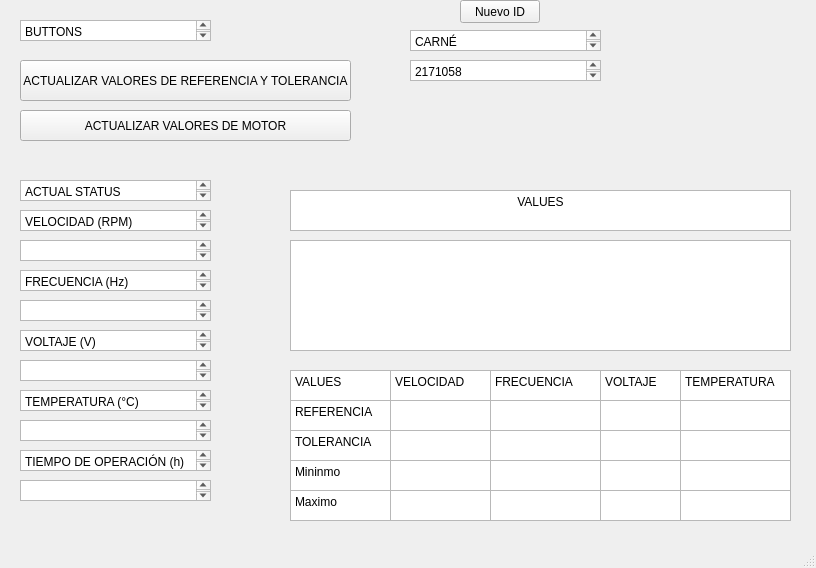
 <widget class="QMainWindow" name="MainWindow">
  <property name="geometry">
   <rect>
    <x>0</x>
    <y>0</y>
    <width>816</width>
    <height>568</height>
   </rect>
  </property>
  <property name="windowTitle">
   <string>MainWindow</string>
  </property>
  <widget class="QWidget" name="centralwidget">
   <widget class="QPushButton" name="ACTUALIZAR_REF_TOL">
    <property name="geometry">
     <rect>
      <x>20</x>
      <y>60</y>
      <width>331</width>
      <height>41</height>
     </rect>
    </property>
    <property name="text">
     <string>ACTUALIZAR VALORES DE REFERENCIA Y TOLERANCIA</string>
    </property>
   </widget>
   <widget class="QPushButton" name="ACTUALIZAR_MOTOR">
    <property name="geometry">
     <rect>
      <x>20</x>
      <y>110</y>
      <width>331</width>
      <height>31</height>
     </rect>
    </property>
    <property name="text">
     <string>ACTUALIZAR VALORES DE MOTOR</string>
    </property>
   </widget>
   <widget class="QTextEdit" name="textEdit_4">
    <property name="geometry">
     <rect>
      <x>20</x>
      <y>210</y>
      <width>191</width>
      <height>21</height>
     </rect>
    </property>
    <property name="html">
     <string>&lt;!DOCTYPE HTML PUBLIC &quot;-//W3C//DTD HTML 4.0//EN&quot; &quot;http://www.w3.org/TR/REC-html40/strict.dtd&quot;&gt;
&lt;html&gt;&lt;head&gt;&lt;meta name=&quot;qrichtext&quot; content=&quot;1&quot; /&gt;&lt;style type=&quot;text/css&quot;&gt;
p, li { white-space: pre-wrap; }
&lt;/style&gt;&lt;/head&gt;&lt;body style=&quot; font-family:'Noto Mono'; font-size:9pt; font-weight:400; font-style:normal;&quot;&gt;
&lt;p style=&quot; margin-top:0px; margin-bottom:0px; margin-left:0px; margin-right:0px; -qt-block-indent:0; text-indent:0px;&quot;&gt;VELOCIDAD (RPM)&lt;/p&gt;&lt;/body&gt;&lt;/html&gt;</string>
    </property>
   </widget>
   <widget class="QTextEdit" name="textEdit_5">
    <property name="geometry">
     <rect>
      <x>20</x>
      <y>270</y>
      <width>191</width>
      <height>21</height>
     </rect>
    </property>
    <property name="html">
     <string>&lt;!DOCTYPE HTML PUBLIC &quot;-//W3C//DTD HTML 4.0//EN&quot; &quot;http://www.w3.org/TR/REC-html40/strict.dtd&quot;&gt;
&lt;html&gt;&lt;head&gt;&lt;meta name=&quot;qrichtext&quot; content=&quot;1&quot; /&gt;&lt;style type=&quot;text/css&quot;&gt;
p, li { white-space: pre-wrap; }
&lt;/style&gt;&lt;/head&gt;&lt;body style=&quot; font-family:'Noto Mono'; font-size:9pt; font-weight:400; font-style:normal;&quot;&gt;
&lt;p style=&quot; margin-top:0px; margin-bottom:0px; margin-left:0px; margin-right:0px; -qt-block-indent:0; text-indent:0px;&quot;&gt;FRECUENCIA (Hz)&lt;/p&gt;&lt;/body&gt;&lt;/html&gt;</string>
    </property>
   </widget>
   <widget class="QTextEdit" name="textEdit_6">
    <property name="geometry">
     <rect>
      <x>20</x>
      <y>330</y>
      <width>191</width>
      <height>21</height>
     </rect>
    </property>
    <property name="html">
     <string>&lt;!DOCTYPE HTML PUBLIC &quot;-//W3C//DTD HTML 4.0//EN&quot; &quot;http://www.w3.org/TR/REC-html40/strict.dtd&quot;&gt;
&lt;html&gt;&lt;head&gt;&lt;meta name=&quot;qrichtext&quot; content=&quot;1&quot; /&gt;&lt;style type=&quot;text/css&quot;&gt;
p, li { white-space: pre-wrap; }
&lt;/style&gt;&lt;/head&gt;&lt;body style=&quot; font-family:'Noto Mono'; font-size:9pt; font-weight:400; font-style:normal;&quot;&gt;
&lt;p style=&quot; margin-top:0px; margin-bottom:0px; margin-left:0px; margin-right:0px; -qt-block-indent:0; text-indent:0px;&quot;&gt;VOLTAJE (V)&lt;/p&gt;&lt;/body&gt;&lt;/html&gt;</string>
    </property>
   </widget>
   <widget class="QTextEdit" name="TEMP">
    <property name="geometry">
     <rect>
      <x>20</x>
      <y>390</y>
      <width>191</width>
      <height>21</height>
     </rect>
    </property>
    <property name="html">
     <string>&lt;!DOCTYPE HTML PUBLIC &quot;-//W3C//DTD HTML 4.0//EN&quot; &quot;http://www.w3.org/TR/REC-html40/strict.dtd&quot;&gt;
&lt;html&gt;&lt;head&gt;&lt;meta name=&quot;qrichtext&quot; content=&quot;1&quot; /&gt;&lt;style type=&quot;text/css&quot;&gt;
p, li { white-space: pre-wrap; }
&lt;/style&gt;&lt;/head&gt;&lt;body style=&quot; font-family:'Noto Mono'; font-size:9pt; font-weight:400; font-style:normal;&quot;&gt;
&lt;p style=&quot; margin-top:0px; margin-bottom:0px; margin-left:0px; margin-right:0px; -qt-block-indent:0; text-indent:0px;&quot;&gt;TEMPERATURA (°C)&lt;/p&gt;&lt;/body&gt;&lt;/html&gt;</string>
    </property>
   </widget>
   <widget class="QTextEdit" name="textEdit_8">
    <property name="geometry">
     <rect>
      <x>20</x>
      <y>450</y>
      <width>191</width>
      <height>21</height>
     </rect>
    </property>
    <property name="html">
     <string>&lt;!DOCTYPE HTML PUBLIC &quot;-//W3C//DTD HTML 4.0//EN&quot; &quot;http://www.w3.org/TR/REC-html40/strict.dtd&quot;&gt;
&lt;html&gt;&lt;head&gt;&lt;meta name=&quot;qrichtext&quot; content=&quot;1&quot; /&gt;&lt;style type=&quot;text/css&quot;&gt;
p, li { white-space: pre-wrap; }
&lt;/style&gt;&lt;/head&gt;&lt;body style=&quot; font-family:'Noto Mono'; font-size:9pt; font-weight:400; font-style:normal;&quot;&gt;
&lt;p style=&quot; margin-top:0px; margin-bottom:0px; margin-left:0px; margin-right:0px; -qt-block-indent:0; text-indent:0px;&quot;&gt;TIEMPO DE OPERACIÓN (h)&lt;/p&gt;&lt;/body&gt;&lt;/html&gt;</string>
    </property>
   </widget>
   <widget class="QTextEdit" name="textEdit_9">
    <property name="geometry">
     <rect>
      <x>20</x>
      <y>180</y>
      <width>191</width>
      <height>21</height>
     </rect>
    </property>
    <property name="html">
     <string>&lt;!DOCTYPE HTML PUBLIC &quot;-//W3C//DTD HTML 4.0//EN&quot; &quot;http://www.w3.org/TR/REC-html40/strict.dtd&quot;&gt;
&lt;html&gt;&lt;head&gt;&lt;meta name=&quot;qrichtext&quot; content=&quot;1&quot; /&gt;&lt;style type=&quot;text/css&quot;&gt;
p, li { white-space: pre-wrap; }
&lt;/style&gt;&lt;/head&gt;&lt;body style=&quot; font-family:'Noto Mono'; font-size:9pt; font-weight:400; font-style:normal;&quot;&gt;
&lt;p style=&quot; margin-top:0px; margin-bottom:0px; margin-left:0px; margin-right:0px; -qt-block-indent:0; text-indent:0px;&quot;&gt;ACTUAL STATUS&lt;/p&gt;&lt;/body&gt;&lt;/html&gt;</string>
    </property>
   </widget>
   <widget class="QTextEdit" name="textEdit_10">
    <property name="geometry">
     <rect>
      <x>20</x>
      <y>20</y>
      <width>191</width>
      <height>21</height>
     </rect>
    </property>
    <property name="html">
     <string>&lt;!DOCTYPE HTML PUBLIC &quot;-//W3C//DTD HTML 4.0//EN&quot; &quot;http://www.w3.org/TR/REC-html40/strict.dtd&quot;&gt;
&lt;html&gt;&lt;head&gt;&lt;meta name=&quot;qrichtext&quot; content=&quot;1&quot; /&gt;&lt;style type=&quot;text/css&quot;&gt;
p, li { white-space: pre-wrap; }
&lt;/style&gt;&lt;/head&gt;&lt;body style=&quot; font-family:'Noto Mono'; font-size:9pt; font-weight:400; font-style:normal;&quot;&gt;
&lt;p style=&quot; margin-top:0px; margin-bottom:0px; margin-left:0px; margin-right:0px; -qt-block-indent:0; text-indent:0px;&quot;&gt;BUTTONS&lt;/p&gt;&lt;/body&gt;&lt;/html&gt;</string>
    </property>
   </widget>
   <widget class="QTextEdit" name="textEdit_12">
    <property name="geometry">
     <rect>
      <x>410</x>
      <y>30</y>
      <width>191</width>
      <height>21</height>
     </rect>
    </property>
    <property name="html">
     <string>&lt;!DOCTYPE HTML PUBLIC &quot;-//W3C//DTD HTML 4.0//EN&quot; &quot;http://www.w3.org/TR/REC-html40/strict.dtd&quot;&gt;
&lt;html&gt;&lt;head&gt;&lt;meta name=&quot;qrichtext&quot; content=&quot;1&quot; /&gt;&lt;style type=&quot;text/css&quot;&gt;
p, li { white-space: pre-wrap; }
&lt;/style&gt;&lt;/head&gt;&lt;body style=&quot; font-family:'Noto Mono'; font-size:9pt; font-weight:400; font-style:normal;&quot;&gt;
&lt;p style=&quot; margin-top:0px; margin-bottom:0px; margin-left:0px; margin-right:0px; -qt-block-indent:0; text-indent:0px;&quot;&gt;CARNÉ&lt;/p&gt;&lt;/body&gt;&lt;/html&gt;</string>
    </property>
   </widget>
   <widget class="QTextEdit" name="CARNE">
    <property name="geometry">
     <rect>
      <x>410</x>
      <y>60</y>
      <width>191</width>
      <height>21</height>
     </rect>
    </property>
    <property name="html">
     <string>&lt;!DOCTYPE HTML PUBLIC &quot;-//W3C//DTD HTML 4.0//EN&quot; &quot;http://www.w3.org/TR/REC-html40/strict.dtd&quot;&gt;
&lt;html&gt;&lt;head&gt;&lt;meta name=&quot;qrichtext&quot; content=&quot;1&quot; /&gt;&lt;style type=&quot;text/css&quot;&gt;
p, li { white-space: pre-wrap; }
&lt;/style&gt;&lt;/head&gt;&lt;body style=&quot; font-family:'Noto Mono'; font-size:9pt; font-weight:400; font-style:normal;&quot;&gt;
&lt;p style=&quot; margin-top:0px; margin-bottom:0px; margin-left:0px; margin-right:0px; -qt-block-indent:0; text-indent:0px;&quot;&gt;2171058&lt;/p&gt;&lt;/body&gt;&lt;/html&gt;</string>
    </property>
   </widget>
   <widget class="QTextEdit" name="textEdit_13">
    <property name="geometry">
     <rect>
      <x>290</x>
      <y>190</y>
      <width>501</width>
      <height>41</height>
     </rect>
    </property>
    <property name="html">
     <string>&lt;!DOCTYPE HTML PUBLIC &quot;-//W3C//DTD HTML 4.0//EN&quot; &quot;http://www.w3.org/TR/REC-html40/strict.dtd&quot;&gt;
&lt;html&gt;&lt;head&gt;&lt;meta name=&quot;qrichtext&quot; content=&quot;1&quot; /&gt;&lt;style type=&quot;text/css&quot;&gt;
p, li { white-space: pre-wrap; }
&lt;/style&gt;&lt;/head&gt;&lt;body style=&quot; font-family:'Noto Mono'; font-size:9pt; font-weight:400; font-style:normal;&quot;&gt;
&lt;p align=&quot;center&quot; style=&quot; margin-top:0px; margin-bottom:0px; margin-left:0px; margin-right:0px; -qt-block-indent:0; text-indent:0px;&quot;&gt;VALUES&lt;/p&gt;&lt;/body&gt;&lt;/html&gt;</string>
    </property>
   </widget>
   <widget class="QTextEdit" name="REGISTRO_VAL_T">
    <property name="geometry">
     <rect>
      <x>290</x>
      <y>240</y>
      <width>501</width>
      <height>111</height>
     </rect>
    </property>
    <property name="html">
     <string>&lt;!DOCTYPE HTML PUBLIC &quot;-//W3C//DTD HTML 4.0//EN&quot; &quot;http://www.w3.org/TR/REC-html40/strict.dtd&quot;&gt;
&lt;html&gt;&lt;head&gt;&lt;meta name=&quot;qrichtext&quot; content=&quot;1&quot; /&gt;&lt;style type=&quot;text/css&quot;&gt;
p, li { white-space: pre-wrap; }
&lt;/style&gt;&lt;/head&gt;&lt;body style=&quot; font-family:'Noto Mono'; font-size:9pt; font-weight:400; font-style:normal;&quot;&gt;
&lt;p style=&quot;-qt-paragraph-type:empty; margin-top:0px; margin-bottom:0px; margin-left:0px; margin-right:0px; -qt-block-indent:0; text-indent:0px;&quot;&gt;&lt;br /&gt;&lt;/p&gt;&lt;/body&gt;&lt;/html&gt;</string>
    </property>
   </widget>
   <widget class="QTextEdit" name="textEdit_15">
    <property name="geometry">
     <rect>
      <x>290</x>
      <y>370</y>
      <width>101</width>
      <height>31</height>
     </rect>
    </property>
    <property name="html">
     <string>&lt;!DOCTYPE HTML PUBLIC &quot;-//W3C//DTD HTML 4.0//EN&quot; &quot;http://www.w3.org/TR/REC-html40/strict.dtd&quot;&gt;
&lt;html&gt;&lt;head&gt;&lt;meta name=&quot;qrichtext&quot; content=&quot;1&quot; /&gt;&lt;style type=&quot;text/css&quot;&gt;
p, li { white-space: pre-wrap; }
&lt;/style&gt;&lt;/head&gt;&lt;body style=&quot; font-family:'Noto Mono'; font-size:9pt; font-weight:400; font-style:normal;&quot;&gt;
&lt;p style=&quot; margin-top:0px; margin-bottom:0px; margin-left:0px; margin-right:0px; -qt-block-indent:0; text-indent:0px;&quot;&gt;VALUES&lt;/p&gt;&lt;/body&gt;&lt;/html&gt;</string>
    </property>
   </widget>
   <widget class="QTextEdit" name="textEdit_16">
    <property name="geometry">
     <rect>
      <x>390</x>
      <y>370</y>
      <width>101</width>
      <height>31</height>
     </rect>
    </property>
    <property name="html">
     <string>&lt;!DOCTYPE HTML PUBLIC &quot;-//W3C//DTD HTML 4.0//EN&quot; &quot;http://www.w3.org/TR/REC-html40/strict.dtd&quot;&gt;
&lt;html&gt;&lt;head&gt;&lt;meta name=&quot;qrichtext&quot; content=&quot;1&quot; /&gt;&lt;style type=&quot;text/css&quot;&gt;
p, li { white-space: pre-wrap; }
&lt;/style&gt;&lt;/head&gt;&lt;body style=&quot; font-family:'Noto Mono'; font-size:9pt; font-weight:400; font-style:normal;&quot;&gt;
&lt;p style=&quot; margin-top:0px; margin-bottom:0px; margin-left:0px; margin-right:0px; -qt-block-indent:0; text-indent:0px;&quot;&gt;VELOCIDAD&lt;/p&gt;&lt;/body&gt;&lt;/html&gt;</string>
    </property>
   </widget>
   <widget class="QTextEdit" name="textEdit_17">
    <property name="geometry">
     <rect>
      <x>490</x>
      <y>370</y>
      <width>111</width>
      <height>31</height>
     </rect>
    </property>
    <property name="html">
     <string>&lt;!DOCTYPE HTML PUBLIC &quot;-//W3C//DTD HTML 4.0//EN&quot; &quot;http://www.w3.org/TR/REC-html40/strict.dtd&quot;&gt;
&lt;html&gt;&lt;head&gt;&lt;meta name=&quot;qrichtext&quot; content=&quot;1&quot; /&gt;&lt;style type=&quot;text/css&quot;&gt;
p, li { white-space: pre-wrap; }
&lt;/style&gt;&lt;/head&gt;&lt;body style=&quot; font-family:'Noto Mono'; font-size:9pt; font-weight:400; font-style:normal;&quot;&gt;
&lt;p style=&quot; margin-top:0px; margin-bottom:0px; margin-left:0px; margin-right:0px; -qt-block-indent:0; text-indent:0px;&quot;&gt;FRECUENCIA&lt;/p&gt;&lt;/body&gt;&lt;/html&gt;</string>
    </property>
   </widget>
   <widget class="QTextEdit" name="textEdit_18">
    <property name="geometry">
     <rect>
      <x>600</x>
      <y>370</y>
      <width>81</width>
      <height>31</height>
     </rect>
    </property>
    <property name="html">
     <string>&lt;!DOCTYPE HTML PUBLIC &quot;-//W3C//DTD HTML 4.0//EN&quot; &quot;http://www.w3.org/TR/REC-html40/strict.dtd&quot;&gt;
&lt;html&gt;&lt;head&gt;&lt;meta name=&quot;qrichtext&quot; content=&quot;1&quot; /&gt;&lt;style type=&quot;text/css&quot;&gt;
p, li { white-space: pre-wrap; }
&lt;/style&gt;&lt;/head&gt;&lt;body style=&quot; font-family:'Noto Mono'; font-size:9pt; font-weight:400; font-style:normal;&quot;&gt;
&lt;p style=&quot; margin-top:0px; margin-bottom:0px; margin-left:0px; margin-right:0px; -qt-block-indent:0; text-indent:0px;&quot;&gt;VOLTAJE&lt;/p&gt;&lt;/body&gt;&lt;/html&gt;</string>
    </property>
   </widget>
   <widget class="QTextEdit" name="textEdit_19">
    <property name="geometry">
     <rect>
      <x>680</x>
      <y>370</y>
      <width>111</width>
      <height>31</height>
     </rect>
    </property>
    <property name="html">
     <string>&lt;!DOCTYPE HTML PUBLIC &quot;-//W3C//DTD HTML 4.0//EN&quot; &quot;http://www.w3.org/TR/REC-html40/strict.dtd&quot;&gt;
&lt;html&gt;&lt;head&gt;&lt;meta name=&quot;qrichtext&quot; content=&quot;1&quot; /&gt;&lt;style type=&quot;text/css&quot;&gt;
p, li { white-space: pre-wrap; }
&lt;/style&gt;&lt;/head&gt;&lt;body style=&quot; font-family:'Noto Mono'; font-size:9pt; font-weight:400; font-style:normal;&quot;&gt;
&lt;p style=&quot; margin-top:0px; margin-bottom:0px; margin-left:0px; margin-right:0px; -qt-block-indent:0; text-indent:0px;&quot;&gt;TEMPERATURA&lt;/p&gt;&lt;/body&gt;&lt;/html&gt;</string>
    </property>
   </widget>
   <widget class="QTextEdit" name="textEdit_21">
    <property name="geometry">
     <rect>
      <x>290</x>
      <y>400</y>
      <width>101</width>
      <height>31</height>
     </rect>
    </property>
    <property name="html">
     <string>&lt;!DOCTYPE HTML PUBLIC &quot;-//W3C//DTD HTML 4.0//EN&quot; &quot;http://www.w3.org/TR/REC-html40/strict.dtd&quot;&gt;
&lt;html&gt;&lt;head&gt;&lt;meta name=&quot;qrichtext&quot; content=&quot;1&quot; /&gt;&lt;style type=&quot;text/css&quot;&gt;
p, li { white-space: pre-wrap; }
&lt;/style&gt;&lt;/head&gt;&lt;body style=&quot; font-family:'Noto Mono'; font-size:9pt; font-weight:400; font-style:normal;&quot;&gt;
&lt;p style=&quot; margin-top:0px; margin-bottom:0px; margin-left:0px; margin-right:0px; -qt-block-indent:0; text-indent:0px;&quot;&gt;REFERENCIA&lt;/p&gt;&lt;/body&gt;&lt;/html&gt;</string>
    </property>
   </widget>
   <widget class="QTextEdit" name="REF_VOL">
    <property name="geometry">
     <rect>
      <x>600</x>
      <y>400</y>
      <width>81</width>
      <height>31</height>
     </rect>
    </property>
    <property name="html">
     <string>&lt;!DOCTYPE HTML PUBLIC &quot;-//W3C//DTD HTML 4.0//EN&quot; &quot;http://www.w3.org/TR/REC-html40/strict.dtd&quot;&gt;
&lt;html&gt;&lt;head&gt;&lt;meta name=&quot;qrichtext&quot; content=&quot;1&quot; /&gt;&lt;style type=&quot;text/css&quot;&gt;
p, li { white-space: pre-wrap; }
&lt;/style&gt;&lt;/head&gt;&lt;body style=&quot; font-family:'Noto Mono'; font-size:9pt; font-weight:400; font-style:normal;&quot;&gt;
&lt;p style=&quot;-qt-paragraph-type:empty; margin-top:0px; margin-bottom:0px; margin-left:0px; margin-right:0px; -qt-block-indent:0; text-indent:0px;&quot;&gt;&lt;br /&gt;&lt;/p&gt;&lt;/body&gt;&lt;/html&gt;</string>
    </property>
   </widget>
   <widget class="QTextEdit" name="REF_TEMP">
    <property name="geometry">
     <rect>
      <x>680</x>
      <y>400</y>
      <width>111</width>
      <height>31</height>
     </rect>
    </property>
    <property name="html">
     <string>&lt;!DOCTYPE HTML PUBLIC &quot;-//W3C//DTD HTML 4.0//EN&quot; &quot;http://www.w3.org/TR/REC-html40/strict.dtd&quot;&gt;
&lt;html&gt;&lt;head&gt;&lt;meta name=&quot;qrichtext&quot; content=&quot;1&quot; /&gt;&lt;style type=&quot;text/css&quot;&gt;
p, li { white-space: pre-wrap; }
&lt;/style&gt;&lt;/head&gt;&lt;body style=&quot; font-family:'Noto Mono'; font-size:9pt; font-weight:400; font-style:normal;&quot;&gt;
&lt;p style=&quot;-qt-paragraph-type:empty; margin-top:0px; margin-bottom:0px; margin-left:0px; margin-right:0px; -qt-block-indent:0; text-indent:0px;&quot;&gt;&lt;br /&gt;&lt;/p&gt;&lt;/body&gt;&lt;/html&gt;</string>
    </property>
   </widget>
   <widget class="QTextEdit" name="REF_VEL">
    <property name="geometry">
     <rect>
      <x>390</x>
      <y>400</y>
      <width>101</width>
      <height>31</height>
     </rect>
    </property>
    <property name="html">
     <string>&lt;!DOCTYPE HTML PUBLIC &quot;-//W3C//DTD HTML 4.0//EN&quot; &quot;http://www.w3.org/TR/REC-html40/strict.dtd&quot;&gt;
&lt;html&gt;&lt;head&gt;&lt;meta name=&quot;qrichtext&quot; content=&quot;1&quot; /&gt;&lt;style type=&quot;text/css&quot;&gt;
p, li { white-space: pre-wrap; }
&lt;/style&gt;&lt;/head&gt;&lt;body style=&quot; font-family:'Noto Mono'; font-size:9pt; font-weight:400; font-style:normal;&quot;&gt;
&lt;p style=&quot;-qt-paragraph-type:empty; margin-top:0px; margin-bottom:0px; margin-left:0px; margin-right:0px; -qt-block-indent:0; text-indent:0px;&quot;&gt;&lt;br /&gt;&lt;/p&gt;&lt;/body&gt;&lt;/html&gt;</string>
    </property>
   </widget>
   <widget class="QTextEdit" name="REF_FREC">
    <property name="geometry">
     <rect>
      <x>490</x>
      <y>400</y>
      <width>111</width>
      <height>31</height>
     </rect>
    </property>
    <property name="html">
     <string>&lt;!DOCTYPE HTML PUBLIC &quot;-//W3C//DTD HTML 4.0//EN&quot; &quot;http://www.w3.org/TR/REC-html40/strict.dtd&quot;&gt;
&lt;html&gt;&lt;head&gt;&lt;meta name=&quot;qrichtext&quot; content=&quot;1&quot; /&gt;&lt;style type=&quot;text/css&quot;&gt;
p, li { white-space: pre-wrap; }
&lt;/style&gt;&lt;/head&gt;&lt;body style=&quot; font-family:'Noto Mono'; font-size:9pt; font-weight:400; font-style:normal;&quot;&gt;
&lt;p style=&quot;-qt-paragraph-type:empty; margin-top:0px; margin-bottom:0px; margin-left:0px; margin-right:0px; -qt-block-indent:0; text-indent:0px;&quot;&gt;&lt;br /&gt;&lt;/p&gt;&lt;/body&gt;&lt;/html&gt;</string>
    </property>
   </widget>
   <widget class="QTextEdit" name="TOL_VOL">
    <property name="geometry">
     <rect>
      <x>600</x>
      <y>430</y>
      <width>81</width>
      <height>31</height>
     </rect>
    </property>
    <property name="html">
     <string>&lt;!DOCTYPE HTML PUBLIC &quot;-//W3C//DTD HTML 4.0//EN&quot; &quot;http://www.w3.org/TR/REC-html40/strict.dtd&quot;&gt;
&lt;html&gt;&lt;head&gt;&lt;meta name=&quot;qrichtext&quot; content=&quot;1&quot; /&gt;&lt;style type=&quot;text/css&quot;&gt;
p, li { white-space: pre-wrap; }
&lt;/style&gt;&lt;/head&gt;&lt;body style=&quot; font-family:'Noto Mono'; font-size:9pt; font-weight:400; font-style:normal;&quot;&gt;
&lt;p style=&quot;-qt-paragraph-type:empty; margin-top:0px; margin-bottom:0px; margin-left:0px; margin-right:0px; -qt-block-indent:0; text-indent:0px;&quot;&gt;&lt;br /&gt;&lt;/p&gt;&lt;/body&gt;&lt;/html&gt;</string>
    </property>
   </widget>
   <widget class="QTextEdit" name="TOL_FREC">
    <property name="geometry">
     <rect>
      <x>490</x>
      <y>430</y>
      <width>111</width>
      <height>31</height>
     </rect>
    </property>
    <property name="html">
     <string>&lt;!DOCTYPE HTML PUBLIC &quot;-//W3C//DTD HTML 4.0//EN&quot; &quot;http://www.w3.org/TR/REC-html40/strict.dtd&quot;&gt;
&lt;html&gt;&lt;head&gt;&lt;meta name=&quot;qrichtext&quot; content=&quot;1&quot; /&gt;&lt;style type=&quot;text/css&quot;&gt;
p, li { white-space: pre-wrap; }
&lt;/style&gt;&lt;/head&gt;&lt;body style=&quot; font-family:'Noto Mono'; font-size:9pt; font-weight:400; font-style:normal;&quot;&gt;
&lt;p style=&quot;-qt-paragraph-type:empty; margin-top:0px; margin-bottom:0px; margin-left:0px; margin-right:0px; -qt-block-indent:0; text-indent:0px;&quot;&gt;&lt;br /&gt;&lt;/p&gt;&lt;/body&gt;&lt;/html&gt;</string>
    </property>
   </widget>
   <widget class="QTextEdit" name="textEdit_28">
    <property name="geometry">
     <rect>
      <x>290</x>
      <y>430</y>
      <width>101</width>
      <height>31</height>
     </rect>
    </property>
    <property name="html">
     <string>&lt;!DOCTYPE HTML PUBLIC &quot;-//W3C//DTD HTML 4.0//EN&quot; &quot;http://www.w3.org/TR/REC-html40/strict.dtd&quot;&gt;
&lt;html&gt;&lt;head&gt;&lt;meta name=&quot;qrichtext&quot; content=&quot;1&quot; /&gt;&lt;style type=&quot;text/css&quot;&gt;
p, li { white-space: pre-wrap; }
&lt;/style&gt;&lt;/head&gt;&lt;body style=&quot; font-family:'Noto Mono'; font-size:9pt; font-weight:400; font-style:normal;&quot;&gt;
&lt;p style=&quot; margin-top:0px; margin-bottom:0px; margin-left:0px; margin-right:0px; -qt-block-indent:0; text-indent:0px;&quot;&gt;TOLERANCIA&lt;/p&gt;&lt;/body&gt;&lt;/html&gt;</string>
    </property>
   </widget>
   <widget class="QTextEdit" name="TOL_VEL">
    <property name="geometry">
     <rect>
      <x>390</x>
      <y>430</y>
      <width>101</width>
      <height>31</height>
     </rect>
    </property>
    <property name="html">
     <string>&lt;!DOCTYPE HTML PUBLIC &quot;-//W3C//DTD HTML 4.0//EN&quot; &quot;http://www.w3.org/TR/REC-html40/strict.dtd&quot;&gt;
&lt;html&gt;&lt;head&gt;&lt;meta name=&quot;qrichtext&quot; content=&quot;1&quot; /&gt;&lt;style type=&quot;text/css&quot;&gt;
p, li { white-space: pre-wrap; }
&lt;/style&gt;&lt;/head&gt;&lt;body style=&quot; font-family:'Noto Mono'; font-size:9pt; font-weight:400; font-style:normal;&quot;&gt;
&lt;p style=&quot;-qt-paragraph-type:empty; margin-top:0px; margin-bottom:0px; margin-left:0px; margin-right:0px; -qt-block-indent:0; text-indent:0px;&quot;&gt;&lt;br /&gt;&lt;/p&gt;&lt;/body&gt;&lt;/html&gt;</string>
    </property>
   </widget>
   <widget class="QTextEdit" name="TOL_TEMP">
    <property name="geometry">
     <rect>
      <x>680</x>
      <y>430</y>
      <width>111</width>
      <height>31</height>
     </rect>
    </property>
    <property name="html">
     <string>&lt;!DOCTYPE HTML PUBLIC &quot;-//W3C//DTD HTML 4.0//EN&quot; &quot;http://www.w3.org/TR/REC-html40/strict.dtd&quot;&gt;
&lt;html&gt;&lt;head&gt;&lt;meta name=&quot;qrichtext&quot; content=&quot;1&quot; /&gt;&lt;style type=&quot;text/css&quot;&gt;
p, li { white-space: pre-wrap; }
&lt;/style&gt;&lt;/head&gt;&lt;body style=&quot; font-family:'Noto Mono'; font-size:9pt; font-weight:400; font-style:normal;&quot;&gt;
&lt;p style=&quot;-qt-paragraph-type:empty; margin-top:0px; margin-bottom:0px; margin-left:0px; margin-right:0px; -qt-block-indent:0; text-indent:0px;&quot;&gt;&lt;br /&gt;&lt;/p&gt;&lt;/body&gt;&lt;/html&gt;</string>
    </property>
   </widget>
   <widget class="QTextEdit" name="VOLTAJE_2">
    <property name="geometry">
     <rect>
      <x>20</x>
      <y>360</y>
      <width>191</width>
      <height>21</height>
     </rect>
    </property>
   </widget>
   <widget class="QTextEdit" name="FRECUENCIA_2">
    <property name="geometry">
     <rect>
      <x>20</x>
      <y>300</y>
      <width>191</width>
      <height>21</height>
     </rect>
    </property>
   </widget>
   <widget class="QTextEdit" name="VELOCIDAD_2">
    <property name="geometry">
     <rect>
      <x>20</x>
      <y>240</y>
      <width>191</width>
      <height>21</height>
     </rect>
    </property>
   </widget>
   <widget class="QTextEdit" name="TEMPERATURA_2">
    <property name="geometry">
     <rect>
      <x>20</x>
      <y>420</y>
      <width>191</width>
      <height>21</height>
     </rect>
    </property>
   </widget>
   <widget class="QTextEdit" name="T_OPERACION_2">
    <property name="geometry">
     <rect>
      <x>20</x>
      <y>480</y>
      <width>191</width>
      <height>21</height>
     </rect>
    </property>
   </widget>
   <widget class="QTextEdit" name="minV">
    <property name="geometry">
     <rect>
      <x>390</x>
      <y>460</y>
      <width>101</width>
      <height>31</height>
     </rect>
    </property>
    <property name="html">
     <string>&lt;!DOCTYPE HTML PUBLIC &quot;-//W3C//DTD HTML 4.0//EN&quot; &quot;http://www.w3.org/TR/REC-html40/strict.dtd&quot;&gt;
&lt;html&gt;&lt;head&gt;&lt;meta name=&quot;qrichtext&quot; content=&quot;1&quot; /&gt;&lt;style type=&quot;text/css&quot;&gt;
p, li { white-space: pre-wrap; }
&lt;/style&gt;&lt;/head&gt;&lt;body style=&quot; font-family:'Noto Mono'; font-size:9pt; font-weight:400; font-style:normal;&quot;&gt;
&lt;p style=&quot;-qt-paragraph-type:empty; margin-top:0px; margin-bottom:0px; margin-left:0px; margin-right:0px; -qt-block-indent:0; text-indent:0px;&quot;&gt;&lt;br /&gt;&lt;/p&gt;&lt;/body&gt;&lt;/html&gt;</string>
    </property>
   </widget>
   <widget class="QTextEdit" name="minF">
    <property name="geometry">
     <rect>
      <x>490</x>
      <y>460</y>
      <width>111</width>
      <height>31</height>
     </rect>
    </property>
    <property name="html">
     <string>&lt;!DOCTYPE HTML PUBLIC &quot;-//W3C//DTD HTML 4.0//EN&quot; &quot;http://www.w3.org/TR/REC-html40/strict.dtd&quot;&gt;
&lt;html&gt;&lt;head&gt;&lt;meta name=&quot;qrichtext&quot; content=&quot;1&quot; /&gt;&lt;style type=&quot;text/css&quot;&gt;
p, li { white-space: pre-wrap; }
&lt;/style&gt;&lt;/head&gt;&lt;body style=&quot; font-family:'Noto Mono'; font-size:9pt; font-weight:400; font-style:normal;&quot;&gt;
&lt;p style=&quot;-qt-paragraph-type:empty; margin-top:0px; margin-bottom:0px; margin-left:0px; margin-right:0px; -qt-block-indent:0; text-indent:0px;&quot;&gt;&lt;br /&gt;&lt;/p&gt;&lt;/body&gt;&lt;/html&gt;</string>
    </property>
   </widget>
   <widget class="QTextEdit" name="minVo">
    <property name="geometry">
     <rect>
      <x>600</x>
      <y>460</y>
      <width>81</width>
      <height>31</height>
     </rect>
    </property>
    <property name="html">
     <string>&lt;!DOCTYPE HTML PUBLIC &quot;-//W3C//DTD HTML 4.0//EN&quot; &quot;http://www.w3.org/TR/REC-html40/strict.dtd&quot;&gt;
&lt;html&gt;&lt;head&gt;&lt;meta name=&quot;qrichtext&quot; content=&quot;1&quot; /&gt;&lt;style type=&quot;text/css&quot;&gt;
p, li { white-space: pre-wrap; }
&lt;/style&gt;&lt;/head&gt;&lt;body style=&quot; font-family:'Noto Mono'; font-size:9pt; font-weight:400; font-style:normal;&quot;&gt;
&lt;p style=&quot;-qt-paragraph-type:empty; margin-top:0px; margin-bottom:0px; margin-left:0px; margin-right:0px; -qt-block-indent:0; text-indent:0px;&quot;&gt;&lt;br /&gt;&lt;/p&gt;&lt;/body&gt;&lt;/html&gt;</string>
    </property>
   </widget>
   <widget class="QTextEdit" name="minT">
    <property name="geometry">
     <rect>
      <x>680</x>
      <y>460</y>
      <width>111</width>
      <height>31</height>
     </rect>
    </property>
    <property name="html">
     <string>&lt;!DOCTYPE HTML PUBLIC &quot;-//W3C//DTD HTML 4.0//EN&quot; &quot;http://www.w3.org/TR/REC-html40/strict.dtd&quot;&gt;
&lt;html&gt;&lt;head&gt;&lt;meta name=&quot;qrichtext&quot; content=&quot;1&quot; /&gt;&lt;style type=&quot;text/css&quot;&gt;
p, li { white-space: pre-wrap; }
&lt;/style&gt;&lt;/head&gt;&lt;body style=&quot; font-family:'Noto Mono'; font-size:9pt; font-weight:400; font-style:normal;&quot;&gt;
&lt;p style=&quot;-qt-paragraph-type:empty; margin-top:0px; margin-bottom:0px; margin-left:0px; margin-right:0px; -qt-block-indent:0; text-indent:0px;&quot;&gt;&lt;br /&gt;&lt;/p&gt;&lt;/body&gt;&lt;/html&gt;</string>
    </property>
   </widget>
   <widget class="QTextEdit" name="Min_Max">
    <property name="geometry">
     <rect>
      <x>290</x>
      <y>460</y>
      <width>101</width>
      <height>31</height>
     </rect>
    </property>
    <property name="markdown">
     <string>`Mininmo`

</string>
    </property>
    <property name="html">
     <string>&lt;!DOCTYPE HTML PUBLIC &quot;-//W3C//DTD HTML 4.0//EN&quot; &quot;http://www.w3.org/TR/REC-html40/strict.dtd&quot;&gt;
&lt;html&gt;&lt;head&gt;&lt;meta name=&quot;qrichtext&quot; content=&quot;1&quot; /&gt;&lt;style type=&quot;text/css&quot;&gt;
p, li { white-space: pre-wrap; }
&lt;/style&gt;&lt;/head&gt;&lt;body style=&quot; font-family:'Noto Mono'; font-size:9pt; font-weight:400; font-style:normal;&quot;&gt;
&lt;p style=&quot; margin-top:6px; margin-bottom:6px; margin-left:0px; margin-right:0px; -qt-block-indent:0; text-indent:0px;&quot;&gt;&lt;span style=&quot; font-family:'monospace';&quot;&gt;Mininmo&lt;/span&gt;&lt;/p&gt;&lt;/body&gt;&lt;/html&gt;</string>
    </property>
   </widget>
   <widget class="QTextEdit" name="maxF">
    <property name="geometry">
     <rect>
      <x>490</x>
      <y>490</y>
      <width>111</width>
      <height>31</height>
     </rect>
    </property>
    <property name="html">
     <string>&lt;!DOCTYPE HTML PUBLIC &quot;-//W3C//DTD HTML 4.0//EN&quot; &quot;http://www.w3.org/TR/REC-html40/strict.dtd&quot;&gt;
&lt;html&gt;&lt;head&gt;&lt;meta name=&quot;qrichtext&quot; content=&quot;1&quot; /&gt;&lt;style type=&quot;text/css&quot;&gt;
p, li { white-space: pre-wrap; }
&lt;/style&gt;&lt;/head&gt;&lt;body style=&quot; font-family:'Noto Mono'; font-size:9pt; font-weight:400; font-style:normal;&quot;&gt;
&lt;p style=&quot;-qt-paragraph-type:empty; margin-top:0px; margin-bottom:0px; margin-left:0px; margin-right:0px; -qt-block-indent:0; text-indent:0px;&quot;&gt;&lt;br /&gt;&lt;/p&gt;&lt;/body&gt;&lt;/html&gt;</string>
    </property>
   </widget>
   <widget class="QTextEdit" name="Min_Max_2">
    <property name="geometry">
     <rect>
      <x>290</x>
      <y>490</y>
      <width>101</width>
      <height>31</height>
     </rect>
    </property>
    <property name="markdown">
     <string>`Maximo`

</string>
    </property>
    <property name="html">
     <string>&lt;!DOCTYPE HTML PUBLIC &quot;-//W3C//DTD HTML 4.0//EN&quot; &quot;http://www.w3.org/TR/REC-html40/strict.dtd&quot;&gt;
&lt;html&gt;&lt;head&gt;&lt;meta name=&quot;qrichtext&quot; content=&quot;1&quot; /&gt;&lt;style type=&quot;text/css&quot;&gt;
p, li { white-space: pre-wrap; }
&lt;/style&gt;&lt;/head&gt;&lt;body style=&quot; font-family:'Noto Mono'; font-size:9pt; font-weight:400; font-style:normal;&quot;&gt;
&lt;p style=&quot; margin-top:6px; margin-bottom:6px; margin-left:0px; margin-right:0px; -qt-block-indent:0; text-indent:0px;&quot;&gt;Maximo&lt;/p&gt;&lt;/body&gt;&lt;/html&gt;</string>
    </property>
   </widget>
   <widget class="QTextEdit" name="maxV">
    <property name="geometry">
     <rect>
      <x>390</x>
      <y>490</y>
      <width>101</width>
      <height>31</height>
     </rect>
    </property>
    <property name="html">
     <string>&lt;!DOCTYPE HTML PUBLIC &quot;-//W3C//DTD HTML 4.0//EN&quot; &quot;http://www.w3.org/TR/REC-html40/strict.dtd&quot;&gt;
&lt;html&gt;&lt;head&gt;&lt;meta name=&quot;qrichtext&quot; content=&quot;1&quot; /&gt;&lt;style type=&quot;text/css&quot;&gt;
p, li { white-space: pre-wrap; }
&lt;/style&gt;&lt;/head&gt;&lt;body style=&quot; font-family:'Noto Mono'; font-size:9pt; font-weight:400; font-style:normal;&quot;&gt;
&lt;p style=&quot;-qt-paragraph-type:empty; margin-top:0px; margin-bottom:0px; margin-left:0px; margin-right:0px; -qt-block-indent:0; text-indent:0px;&quot;&gt;&lt;br /&gt;&lt;/p&gt;&lt;/body&gt;&lt;/html&gt;</string>
    </property>
   </widget>
   <widget class="QTextEdit" name="maxT">
    <property name="geometry">
     <rect>
      <x>680</x>
      <y>490</y>
      <width>111</width>
      <height>31</height>
     </rect>
    </property>
    <property name="html">
     <string>&lt;!DOCTYPE HTML PUBLIC &quot;-//W3C//DTD HTML 4.0//EN&quot; &quot;http://www.w3.org/TR/REC-html40/strict.dtd&quot;&gt;
&lt;html&gt;&lt;head&gt;&lt;meta name=&quot;qrichtext&quot; content=&quot;1&quot; /&gt;&lt;style type=&quot;text/css&quot;&gt;
p, li { white-space: pre-wrap; }
&lt;/style&gt;&lt;/head&gt;&lt;body style=&quot; font-family:'Noto Mono'; font-size:9pt; font-weight:400; font-style:normal;&quot;&gt;
&lt;p style=&quot;-qt-paragraph-type:empty; margin-top:0px; margin-bottom:0px; margin-left:0px; margin-right:0px; -qt-block-indent:0; text-indent:0px;&quot;&gt;&lt;br /&gt;&lt;/p&gt;&lt;/body&gt;&lt;/html&gt;</string>
    </property>
   </widget>
   <widget class="QTextEdit" name="maxVo">
    <property name="geometry">
     <rect>
      <x>600</x>
      <y>490</y>
      <width>81</width>
      <height>31</height>
     </rect>
    </property>
    <property name="html">
     <string>&lt;!DOCTYPE HTML PUBLIC &quot;-//W3C//DTD HTML 4.0//EN&quot; &quot;http://www.w3.org/TR/REC-html40/strict.dtd&quot;&gt;
&lt;html&gt;&lt;head&gt;&lt;meta name=&quot;qrichtext&quot; content=&quot;1&quot; /&gt;&lt;style type=&quot;text/css&quot;&gt;
p, li { white-space: pre-wrap; }
&lt;/style&gt;&lt;/head&gt;&lt;body style=&quot; font-family:'Noto Mono'; font-size:9pt; font-weight:400; font-style:normal;&quot;&gt;
&lt;p style=&quot;-qt-paragraph-type:empty; margin-top:0px; margin-bottom:0px; margin-left:0px; margin-right:0px; -qt-block-indent:0; text-indent:0px;&quot;&gt;&lt;br /&gt;&lt;/p&gt;&lt;/body&gt;&lt;/html&gt;</string>
    </property>
   </widget>
   <widget class="QPushButton" name="DataBase">
    <property name="geometry">
     <rect>
      <x>460</x>
      <y>0</y>
      <width>80</width>
      <height>23</height>
     </rect>
    </property>
    <property name="text">
     <string>Nuevo ID</string>
    </property>
   </widget>
  </widget>
  <widget class="QMenuBar" name="menubar">
   <property name="geometry">
    <rect>
     <x>0</x>
     <y>0</y>
     <width>816</width>
     <height>20</height>
    </rect>
   </property>
  </widget>
  <widget class="QStatusBar" name="statusbar"/>
 </widget>
